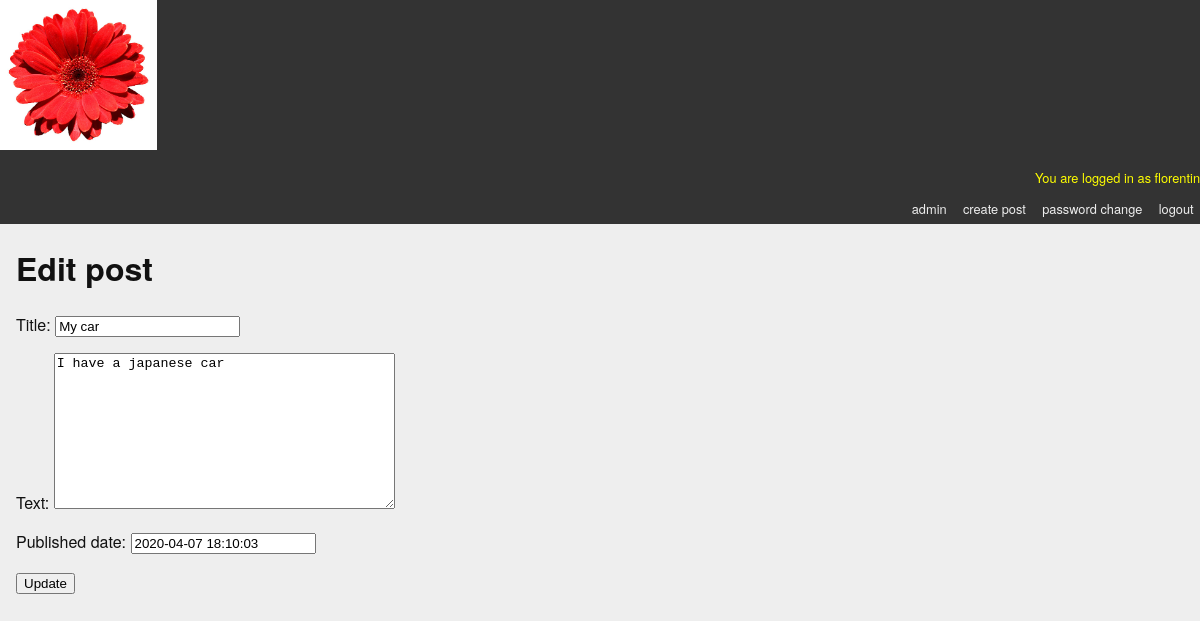
Page /post/6/edit/ (signed in) on the committed database.
### blogging/models.py (models this page shows, shortened)
class Post(models.Model):
    title = models.CharField(max_length=128)
    text = models.TextField(blank=True)
    author = models.ForeignKey(User, on_delete=models.CASCADE)
    created_date = models.DateTimeField(auto_now_add=True)
    modified_date = models.DateTimeField(auto_now=True)
    published_date = models.DateTimeField(blank=True, null= True)

### blogging/views.py (the view)
# urls.py: path('post/<int:pk>/edit/', PostUpdateView.as_view(), name='post_edit'),
class PostUpdateView(LoginRequiredMixin, UserPassesTestMixin, UpdateView):
    model = Post
    template_name = 'post_edit.html'
    login_url = "login"
    fields = ('title', 'text', 'published_date', )
    def test_func(self):
        obj = self.get_object()
        return obj.author == self.request.user

### mysite/templates/post_edit.html
{% extends 'base.html' %}
{% block content %}
    <h1>Edit post</h1>
    <form action="" method="post">{% csrf_token %}
      {{ form.as_p }}
    <input type="submit" value="Update" />
</form>
{% endblock content %}

### mysite/templates/base.html (shortened to what this page needs)
{% load static %}
{% load socialaccount %}
<!DOCTYPE html>
<html>
  <head>
    <link type="text/css"  href="{% static 'css/django_blog.css' %}" rel="stylesheet">
  </head>
  <body>
    <div id="header">
     <div class="nav-right">
     <img class="img" src="{% static 'images/flower.jpg' %}">
      <ul id="control-bar">
      {% if user.is_authenticated %}
          <p><font color="yellow">You are logged in as {{user.username}}</font></p>
          {% if user.is_staff %}
              <li><a href="{% url 'admin:index' %}">admin</a></li>
          {% endif %}
          <li class="nav-item"><a href="{% url 'post_create' %}">create post</a></li>
          <li><a href="{% url 'password_change' %}">password change</a></li>
          <li><a href="{% url 'account_logout' %}">logout</a></li>
      {% else %}
          <p><font color="red"> You are not logged in</font></p>
          <li><a href="{% url 'account_login' %}">login</a></li>
          <li><a class="btn btn-outline-primary" href="{% url 'account_signup' %}">sign up</a></li>
      {% endif %}
      </ul>
     </div>
    </div>
    <div id="container">
      <div id="content">
      {% block content %}{% endblock %}
      </div>
    </div>
  </body>
</html>

### blogging/static/css/django_blog.css (style rules this page uses)
body { background-color: #eee; color: #111; font-family: "HelveticaNeue-Light", "Helvetica Neue Light", "Helvetica Neue", Helvetica, Arial, "Lucida Grande", sans-serif; margin:0; padding:0; }
#container { margin:0; padding:0; margin-top: 0px; }
#header { background-color: #333; border-botton: 1px solid #111; margin:0; padding:0; }
#control-bar { margin: 0em 0em 1em; list-style: none; list-style-type: none; text-align: right; color: #eee; font-size: 80%; padding-bottom: 0.4em; }
#control-bar li { display: inline-block; }
#control-bar li a { color: #eee; padding: 0.5em; text-decoration: none; }
#content { margin: 0em 1em 1em; }
.img { height: 150px; width: auto; }

### rows in the picture
Post: title "My car", text "I have a japanese car", published_date "2020-04-07 18:10:03"

### other values in the picture
{{ user.username }} "florentin"
